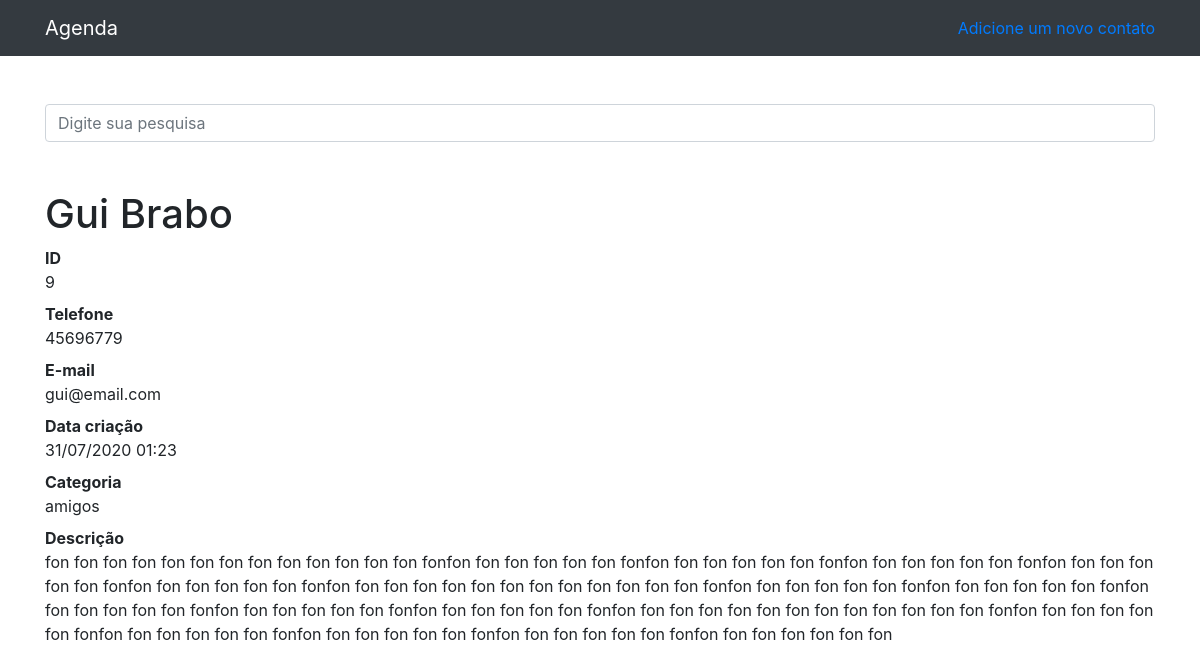
Screenshot of /9 with the database file from the repository.
### contatos/models.py (models this page shows)
class Contato(models.Model):
    nome = models.CharField(max_length=255)
    sobrenome = models.CharField(max_length=255, blank=True)#Blank torna o campo opcional
    telefone = models.CharField(max_length=255)
    email = models.CharField(max_length=255, blank=True)
    data_criacao = models.DateTimeField(default=timezone.now)
    descricao = models.TextField()
    categoria = models.ForeignKey(Categoria, on_delete=models.DO_NOTHING)
    mostrar = models.BooleanField(default=True)
    foto = models.ImageField(blank=True, upload_to='fotos/%Y/%m/%d')

class Categoria(models.Model):
    nome = models.CharField(max_length=255)
    def __str__(self):
        return self.nome

### contatos/views.py (the view)
# urls.py: path('<int:contato_id>', views.ver_contato, name="ver_contato"),
def ver_contato(request, contato_id):
    contato = get_object_or_404(Contato,id=contato_id)
    if not contato.mostrar:
        raise Http404()
    return render(request, 'paginas/ver_contato.html', {
        'contato': contato
    })

### contatos/templates/paginas/ver_contato.html (shortened to what this page needs)
{%extends 'base.html'%}
{%block 'conteudo'%}
<h1 class="mt-5">{{contato.nome}} {{contato.sobrenome}}</h1>
        <dl>
          <dt>ID</dt>
          <dd>{{contato.id}}</dd>
          <dt>Telefone</dt>
          <dd>{{contato.telefone}}</dd>
          <dt>E-mail</dt>
          <dd>{{contato.email}}</dd>
          <dt>Data criação</dt>
          <dd>{{contato.data_criacao|date:'d/m/Y H:s'}}</dd>
          <dt>Categoria</dt>
          <dd>{{contato.categoria}}</dd>
          <dt>Descrição</dt>
          <dd>
            {{contato.descricao}}
          </dd>
        </dl>
{%endblock%}

### rows the page displays
Contato: nome "Gui", sobrenome "Brabo", id "9", telefone "45696779", email "gui@email.com", data_criacao "31/07/2020 01:23", categoria "amigos", descricao "fon fon fon fon fon fon fon fon fon fon fon fon fon fonfon fon fon fon fon fon fonfon fon fon fon fon fon fonfon fon fon fon fon fon fonfon fon fon fon fon fon fonfon fon fon fon fon fon fonfon fon fon fon fon fon fon fon fon fon fon fon fon fonfon fon fon fon fon fon fonfon fon fon fon fon fon fonfon fon fon fon fon fon fonfon fon fon fon fon fon fonfon fon fon fon fon fon fonfon fon fon fon fon fon fon fon fon fon fon fon fon fonfon fon fon fon fon fon fonfon fon fon fon fon fon fonfon fon fon fon fon fon fonfon fon fon fon fon fon fonfon fon fon fon fon fon fon"
